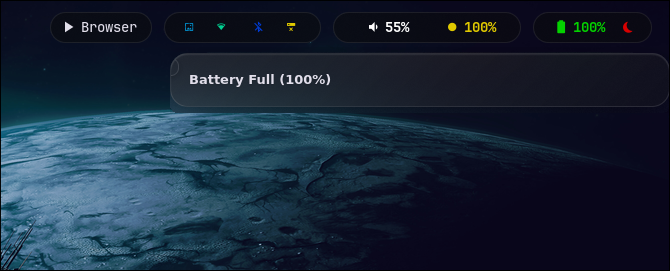
#> input picture assets/Sway.png, 670 x 271 px, given in place of pfp_original.png, which was not available
$ python circle_pfp.py
#> lines starting #> are read from the running program, lines starting #| are printed output that depends on the picture; pictures that were not available may be replaced by others from this repository, and a replacement may not be noted
import os
from PIL import Image, ImageDraw

def crop_to_circle_with_border(src_path, dest_path, border_color="#8e00d1", border_width=12):
    # Open image and convert to RGBA
#> called with src_path = '/home/nx02/assets/pfp_original.png', dest_path = '/home/nx02/assets/pfp.png', border_color = '#8e00d1', border_width = 0
    img = Image.open(src_path).convert("RGBA")
#> img is the input picture: PIL image 670x271 RGBA; mean R, G, B, A 24.5, 38.8, 56.3, 255

    # Crop to square
    size = min(img.size)
#> size = 271
    img = img.crop(((img.width - size) // 2,
                    (img.height - size) // 2,
                    (img.width + size) // 2,
                    (img.height + size) // 2))
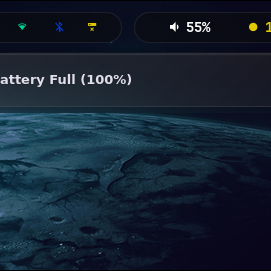
#> img: PIL image 271x271 RGBA; mean R, G, B, A 21.5, 34.8, 50.2, 255

    # Resize to standard high quality 500x500
    output_size = (500, 500)
    img = img.resize(output_size, Image.Resampling.LANCZOS)
#> img: PIL image 500x500 RGBA

    # Create mask for circular crop
    mask = Image.new("L", output_size, 0)
#> mask: PIL image 500x500 L; every value is 0
    draw_mask = ImageDraw.Draw(mask)

    # Draw filled circle (contracted by border width to stay sharp)
    margin = border_width // 2
    draw_mask.ellipse((margin, margin, output_size[0] - margin, output_size[1] - margin), fill=255)

    # Apply circular mask
    output = Image.new("RGBA", output_size, (0, 0, 0, 0))
#> output: PIL image 500x500 RGBA; every value is 0
    output.paste(img, (0, 0), mask=mask)
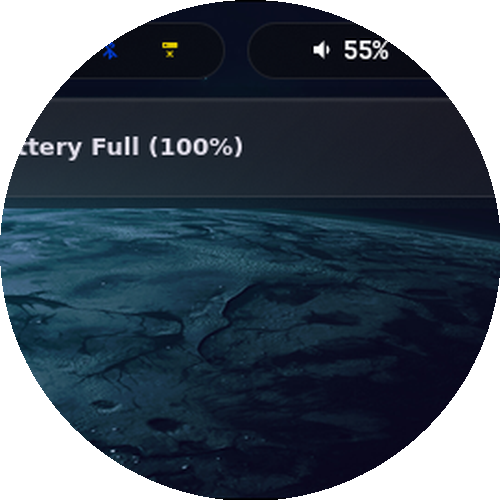
#> output: PIL image 500x500 RGBA; mean R, G, B, A 18.1, 30, 42.2, 200.9; transparent parts drawn white

    # Draw circular outline border
    if border_width > 0:
        draw_border = ImageDraw.Draw(output)
        draw_border.ellipse((margin, margin, output_size[0] - margin, output_size[1] - margin),
                             outline=border_color, width=border_width)

    # Save the output PNG
    output.save(dest_path, "PNG")
    print(f"Successfully generated circular PFP at {dest_path}")

if __name__ == "__main__":
    src = "/home/nx02/assets/pfp_original.png"
    dest = "/home/nx02/assets/pfp.png"
    crop_to_circle_with_border(src, dest, border_color="#8e00d1", border_width=0)
